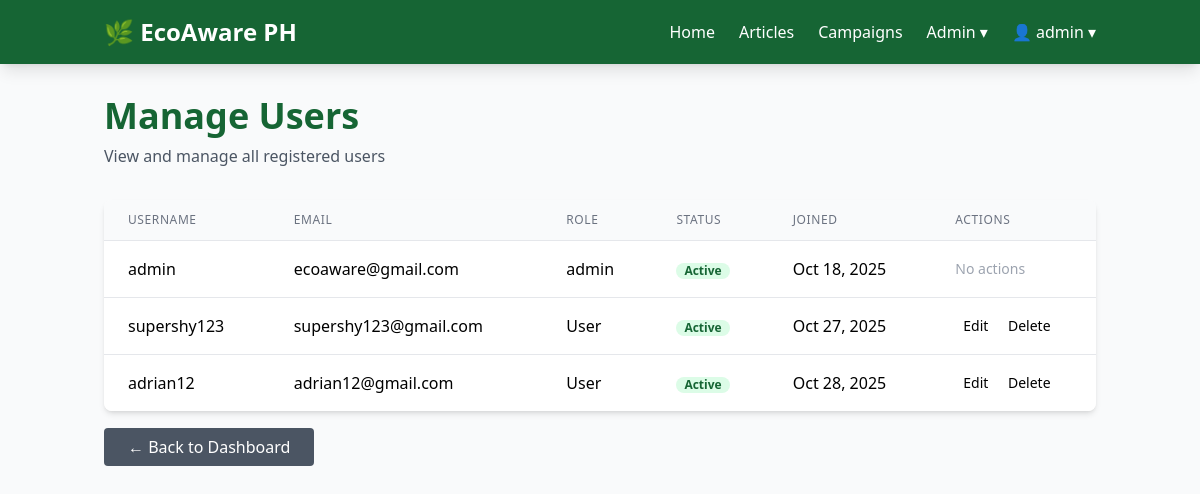
The app's page /users/admin/users/ (signed in) with its own data.
### users/models.py (models this page shows, shortened)
class User(AbstractUser):
    ROLE_CHOICES = (
        ('ADMIN', 'Admin'),
        ('USER', 'User'),
    )
    role = models.CharField(max_length=10, choices=ROLE_CHOICES, default='USER')
    @property
    def get_edit_url(self):
        return reverse('users:user_edit', args=[self.id])
    @property
    def get_delete_url(self):
        return reverse('users:delete_user', args=[self.id])
    class Meta:
        db_table = 'users'

### users/views.py (the view)
# urls.py: path('admin/users/', views.user_list, name='user_list'),
@login_required
def user_list(request):
    if not request.user.is_staff:
        return redirect('users:access_denied')
    users = User.objects.all()
    return render(request, 'users/user_list.html', {'users': users})

### templates/users/user_list.html (shortened to what this page needs)
{% extends 'base.html' %}
{% block content %}
<div class="container mx-auto px-4 py-8">
    <div class="mb-8">
        <h1 class="text-4xl font-bold text-green-800">Manage Users</h1>
        <p class="text-gray-600 mt-2">View and manage all registered users</p>
    </div>
    <div class="bg-white rounded-lg shadow-md overflow-hidden">
        <div class="overflow-x-auto">
            <table class="min-w-full divide-y divide-gray-200">
                <thead class="bg-gray-50">
                    <tr>
                        <th class="px-6 py-3 text-left text-xs font-medium text-gray-500 uppercase tracking-wider">Username</th>
                        <th class="px-6 py-3 text-left text-xs font-medium text-gray-500 uppercase tracking-wider">Email</th>
                        <th class="px-6 py-3 text-left text-xs font-medium text-gray-500 uppercase tracking-wider">Role</th>
                        <th class="px-6 py-3 text-left text-xs font-medium text-gray-500 uppercase tracking-wider">Status</th>
                        <th class="px-6 py-3 text-left text-xs font-medium text-gray-500 uppercase tracking-wider">Joined</th>
                        <th class="px-6 py-3 text-left text-xs font-medium text-gray-500 uppercase tracking-wider">Actions</th>
                    </tr>
                </thead>
                <tbody class="bg-white divide-y divide-gray-200">
                    {% for user in users %}
                    <tr class="hover:bg-gray-50">
                        <td class="px-6 py-4 whitespace-nowrap">{{ user.username }}</td>
                        <td class="px-6 py-4 whitespace-nowrap">{{ user.email }}</td>
                        <td class="px-6 py-4 whitespace-nowrap">{{ user.get_role_display }}</td>
                        <td class="px-6 py-4 whitespace-nowrap">
                            <span class="px-2 inline-flex text-xs font-semibold rounded-full {% if user.is_active %}bg-green-100 text-green-800{% else %}bg-gray-100 text-gray-800{% endif %}">
                                {% if user.is_active %}Active{% else %}Inactive{% endif %}
                            </span>
                        </td>
                        <td class="px-6 py-4 whitespace-nowrap">{{ user.date_joined|date:"M d, Y" }}</td>
                        <td class="px-6 py-4 whitespace-nowrap text-sm font-medium space-x-2">
                            {% if request.user.is_staff and user != request.user %}
                                {% include "atoms/button.html" with text="Edit" url=user.get_edit_url variant="primary" icon="pencil" %}
                                <form action="{{ user.get_delete_url }}" method="post" style="display:inline;">
                                    {% include "atoms/button.html" with text="Delete" type="submit" variant="danger" icon="trash" %}
                                </form>
                            {% else %}
                                <span class="text-gray-400">No actions</span>
                            {% endif %}
                        </td>
                    </tr>
                    {% empty %}
                    <tr>
                        <td colspan="6" class="px-6 py-4 text-center text-gray-500">No users found.</td>
                    </tr>
                    {% endfor %}
                </tbody>
            </table>
        </div>
    </div>
    <div class="mt-6">
        <a href="{% url 'users:admin_dashboard' %}" class="bg-gray-600 text-white px-6 py-2 rounded hover:bg-gray-700">
            ← Back to Dashboard
        </a>
    </div>
</div>
{% endblock %}

### templates/base.html (shortened to what this page needs)
<!DOCTYPE html>
<html lang="en">
<head>
    <script src="https://cdn.tailwindcss.com"></script>
</head>
<body class="bg-gray-50">
    <nav class="bg-green-800 text-white shadow-lg">
        <div class="container mx-auto px-4">
            <div class="flex justify-between items-center py-4">
                <a href="{% url 'home' %}" class="text-2xl font-bold">
                    🌿 EcoAware PH
                </a>
                <div class="hidden md:flex space-x-6 items-center">
                    <a href="{% url 'home' %}" class="hover:text-green-200 transition">Home</a>
                    <a href="{% url 'articles:article_list' %}" class="hover:text-green-200 transition">Articles</a>
                    <a href="{% url 'campaigns:campaign_list' %}" class="hover:text-green-200 transition">Campaigns</a>
                    {% if user.is_authenticated %}
                        {% if user.role == 'admin' %}
                            <div class="relative group">
                                <button class="hover:text-green-200 transition flex items-center">
                                    Admin ▾
                                </button>
                            </div>
                        {% endif %}
                        <div class="relative group">
                            <button class="hover:text-green-200 transition flex items-center">
                                👤 {{ user.username }} ▾
                            </button>
                        </div>
                    {% else %}
                        <a href="{% url 'users:login' %}" class="hover:text-green-200 transition">Login</a>
                        <a href="{% url 'users:register' %}" class="bg-green-600 px-4 py-2 rounded hover:bg-green-700 transition">
                            Register
                        </a>
                    {% endif %}
                </div>
            </div>
        </div>
    </nav>
    <main class="min-h-screen">
        {% block content %}{% endblock %}
    </main>
</body>
</html>

### templates/atoms/button.html (shortened to what this page needs)
{% if url %}
    <a href="{{ url }}" class="btn btn-{{ variant|default:'primary' }}">
        {{ text }}
    </a>
{% else %}
    <button
        type="{{ type|default:'button' }}"
        class="btn btn-{{ variant|default:'primary' }} {% if icon %}d-flex align-items-center{% endif %}">
        {{ text }}
    </button>
{% endif %}

### records on screen
User: username "admin", email "ecoaware@gmail.com", role "admin", is_active "Active", date_joined "Oct 18, 2025", is_staff "No actions"
User: username "supershy123", email "supershy123@gmail.com", role "User", is_active "Active", date_joined "Oct 27, 2025", text "Edit", text "Delete"
User: username "adrian12", email "adrian12@gmail.com", role "User", is_active "Active", date_joined "Oct 28, 2025", text "Edit", text "Delete"
